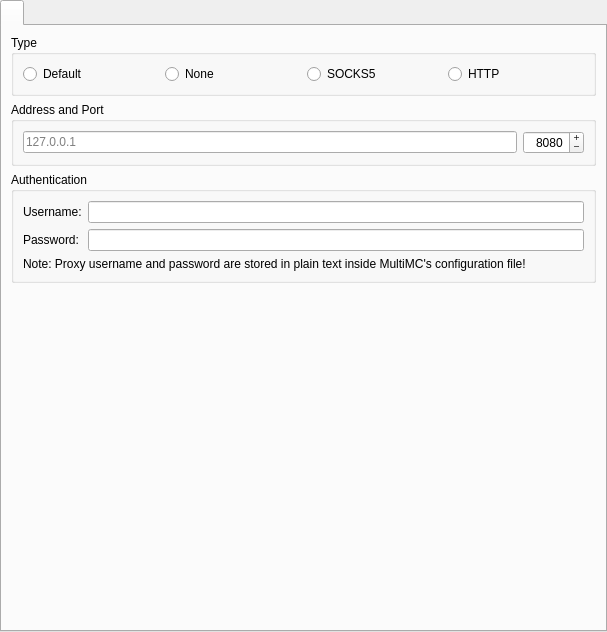
<?xml version="1.0" encoding="UTF-8"?>
<ui version="4.0">
 <class>ProxyPage</class>
 <widget class="QWidget" name="ProxyPage">
  <property name="geometry">
   <rect>
    <x>0</x>
    <y>0</y>
    <width>607</width>
    <height>632</height>
   </rect>
  </property>
  <property name="sizePolicy">
   <sizepolicy hsizetype="MinimumExpanding" vsizetype="MinimumExpanding">
    <horstretch>0</horstretch>
    <verstretch>0</verstretch>
   </sizepolicy>
  </property>
  <layout class="QVBoxLayout" name="verticalLayout_2">
   <property name="leftMargin">
    <number>0</number>
   </property>
   <property name="topMargin">
    <number>0</number>
   </property>
   <property name="rightMargin">
    <number>0</number>
   </property>
   <property name="bottomMargin">
    <number>0</number>
   </property>
   <item>
    <widget class="QTabWidget" name="tabWidget">
     <widget class="QWidget" name="tabWidgetPage1" native="true">
      <attribute name="title">
        <string notr="true"></string>
      </attribute>
      <layout class="QVBoxLayout" name="verticalLayout">
       <item>
        <widget class="QGroupBox" name="proxyTypeBox">
         <property name="title">
          <string>Type</string>
         </property>
         <layout class="QHBoxLayout" name="horizontalLayout_3">
          <item>
           <widget class="QRadioButton" name="proxyDefaultBtn">
            <property name="toolTip">
             <string>Uses your system's default proxy settings.</string>
            </property>
            <property name="text">
             <string>Default</string>
            </property>
            <attribute name="buttonGroup">
             <string notr="true">proxyGroup</string>
            </attribute>
           </widget>
          </item>
          <item>
           <widget class="QRadioButton" name="proxyNoneBtn">
            <property name="text">
             <string>None</string>
            </property>
            <attribute name="buttonGroup">
             <string notr="true">proxyGroup</string>
            </attribute>
           </widget>
          </item>
          <item>
           <widget class="QRadioButton" name="proxySOCKS5Btn">
            <property name="text">
             <string>SOCKS5</string>
            </property>
            <attribute name="buttonGroup">
             <string notr="true">proxyGroup</string>
            </attribute>
           </widget>
          </item>
          <item>
           <widget class="QRadioButton" name="proxyHTTPBtn">
            <property name="text">
             <string>HTTP</string>
            </property>
            <attribute name="buttonGroup">
             <string notr="true">proxyGroup</string>
            </attribute>
           </widget>
          </item>
         </layout>
        </widget>
       </item>
       <item>
        <widget class="QGroupBox" name="proxyAddrBox">
         <property name="title">
          <string>Address and Port</string>
         </property>
         <layout class="QHBoxLayout" name="horizontalLayout_2">
          <item>
           <widget class="QLineEdit" name="proxyAddrEdit">
            <property name="placeholderText">
             <string notr="true">127.0.0.1</string>
            </property>
           </widget>
          </item>
          <item>
           <widget class="QSpinBox" name="proxyPortEdit">
            <property name="alignment">
             <set>Qt::AlignRight|Qt::AlignTrailing|Qt::AlignVCenter</set>
            </property>
            <property name="buttonSymbols">
             <enum>QAbstractSpinBox::PlusMinus</enum>
            </property>
            <property name="maximum">
             <number>65535</number>
            </property>
            <property name="value">
             <number>8080</number>
            </property>
           </widget>
          </item>
         </layout>
        </widget>
       </item>
       <item>
        <widget class="QGroupBox" name="proxyAuthBox">
         <property name="title">
          <string>Authentication</string>
         </property>
         <layout class="QGridLayout" name="gridLayout_5">
          <item row="0" column="1">
           <widget class="QLineEdit" name="proxyUserEdit"/>
          </item>
          <item row="0" column="0">
           <widget class="QLabel" name="proxyUsernameLabel">
            <property name="text">
             <string>Username:</string>
            </property>
           </widget>
          </item>
          <item row="1" column="0">
           <widget class="QLabel" name="proxyPasswordLabel">
            <property name="text">
             <string>Password:</string>
            </property>
           </widget>
          </item>
          <item row="1" column="1">
           <widget class="QLineEdit" name="proxyPassEdit">
            <property name="echoMode">
             <enum>QLineEdit::Password</enum>
            </property>
           </widget>
          </item>
          <item row="2" column="0" colspan="2">
           <widget class="QLabel" name="proxyPlainTextWarningLabel">
            <property name="text">
             <string>Note: Proxy username and password are stored in plain text inside MultiMC's configuration file!</string>
            </property>
            <property name="wordWrap">
             <bool>true</bool>
            </property>
           </widget>
          </item>
         </layout>
        </widget>
       </item>
       <item>
        <spacer name="verticalSpacer">
         <property name="orientation">
          <enum>Qt::Vertical</enum>
         </property>
         <property name="sizeHint" stdset="0">
          <size>
           <width>20</width>
           <height>40</height>
          </size>
         </property>
        </spacer>
       </item>
      </layout>
     </widget>
    </widget>
   </item>
  </layout>
 </widget>
 <resources/>
 <connections/>
 <buttongroups>
  <buttongroup name="proxyGroup"/>
 </buttongroups>
</ui>
